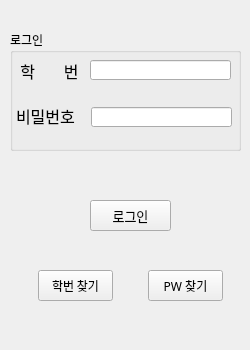
<?xml version="1.0" encoding="UTF-8"?>
<ui version="4.0">
 <class>widget</class>
 <widget class="QWidget" name="widget">
  <property name="geometry">
   <rect>
    <x>0</x>
    <y>0</y>
    <width>250</width>
    <height>350</height>
   </rect>
  </property>
  <property name="minimumSize">
   <size>
    <width>250</width>
    <height>350</height>
   </size>
  </property>
  <property name="maximumSize">
   <size>
    <width>250</width>
    <height>350</height>
   </size>
  </property>
  <property name="font">
   <font>
    <family>나눔고딕</family>
   </font>
  </property>
  <property name="windowTitle">
   <string>로그인</string>
  </property>
  <widget class="QGroupBox" name="groupBox">
   <property name="geometry">
    <rect>
     <x>10</x>
     <y>30</y>
     <width>231</width>
     <height>121</height>
    </rect>
   </property>
   <property name="sizePolicy">
    <sizepolicy hsizetype="Preferred" vsizetype="Preferred">
     <horstretch>0</horstretch>
     <verstretch>0</verstretch>
    </sizepolicy>
   </property>
   <property name="minimumSize">
    <size>
     <width>0</width>
     <height>0</height>
    </size>
   </property>
   <property name="maximumSize">
    <size>
     <width>10000</width>
     <height>1000000</height>
    </size>
   </property>
   <property name="title">
    <string>로그인</string>
   </property>
   <widget class="QLabel" name="label_2">
    <property name="geometry">
     <rect>
      <x>6</x>
      <y>70</y>
      <width>91</width>
      <height>31</height>
     </rect>
    </property>
    <property name="font">
     <font>
      <family>나눔고딕</family>
      <pointsize>12</pointsize>
     </font>
    </property>
    <property name="text">
     <string>비밀번호</string>
    </property>
   </widget>
   <widget class="QLabel" name="label">
    <property name="geometry">
     <rect>
      <x>9</x>
      <y>30</y>
      <width>61</width>
      <height>21</height>
     </rect>
    </property>
    <property name="font">
     <font>
      <family>나눔고딕</family>
      <pointsize>12</pointsize>
     </font>
    </property>
    <property name="text">
     <string>학        번</string>
    </property>
    <property name="alignment">
     <set>Qt::AlignCenter</set>
    </property>
   </widget>
   <widget class="QLineEdit" name="txtID">
    <property name="geometry">
     <rect>
      <x>80</x>
      <y>30</y>
      <width>141</width>
      <height>20</height>
     </rect>
    </property>
   </widget>
   <widget class="QLineEdit" name="txtPW">
    <property name="geometry">
     <rect>
      <x>81</x>
      <y>77</y>
      <width>141</width>
      <height>20</height>
     </rect>
    </property>
    <property name="echoMode">
     <enum>QLineEdit::Password</enum>
    </property>
   </widget>
  </widget>
  <widget class="QPushButton" name="btnID">
   <property name="geometry">
    <rect>
     <x>38</x>
     <y>270</y>
     <width>75</width>
     <height>31</height>
    </rect>
   </property>
   <property name="text">
    <string>학번 찾기</string>
   </property>
  </widget>
  <widget class="QPushButton" name="btnPW">
   <property name="geometry">
    <rect>
     <x>148</x>
     <y>270</y>
     <width>75</width>
     <height>31</height>
    </rect>
   </property>
   <property name="text">
    <string>PW 찾기</string>
   </property>
  </widget>
  <widget class="QPushButton" name="btnlogin">
   <property name="geometry">
    <rect>
     <x>90</x>
     <y>200</y>
     <width>81</width>
     <height>31</height>
    </rect>
   </property>
   <property name="font">
    <font>
     <family>나눔고딕</family>
     <pointsize>10</pointsize>
    </font>
   </property>
   <property name="text">
    <string>로그인</string>
   </property>
  </widget>
 </widget>
 <resources/>
 <connections/>
</ui>
